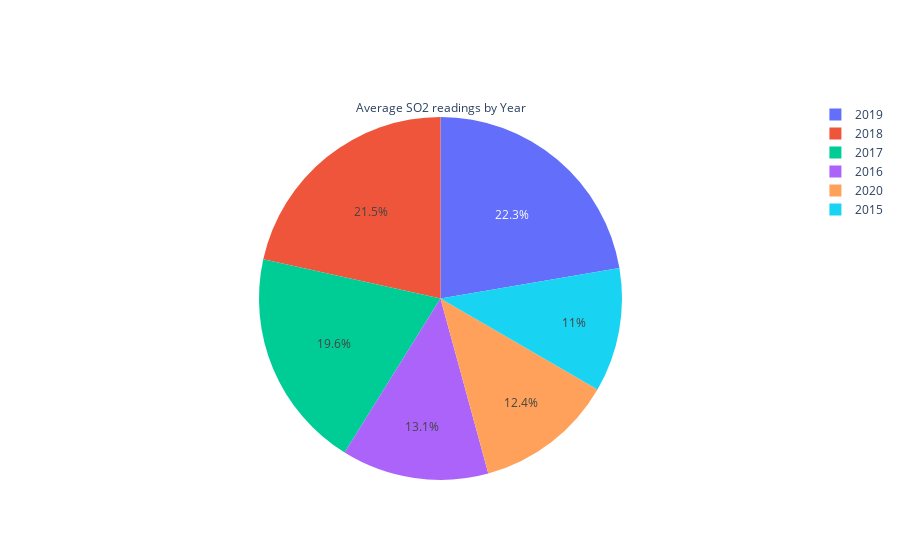

Write notebook code for a chart like this one.
### Code cell
p7=go.Pie(labels=avg['Year'], values=avg['SO2'].round(2),title='Average SO2 readings by Year')
fig=go.Figure(p7)
fig.update_traces(textposition='inside')
fig=fig.update_layout(uniformtext_minsize=12, uniformtext_mode='hide')
fig.show()

### Figure 1 — Plotly figure (JSON) as saved in the notebook; plotly's stock layout.template omitted (floating-point values rounded to 4 significant figures)
{"data": [{"labels": [2015, 2016, 2017, 2018, 2019, 2020], "textposition": "inside", "title": {"text": "Average SO2 readings by Year"}, "type": "pie", "values": [35.79, 42.45, 63.51, 69.8, 72.31, 40.16]}], "layout": {"uniformtext": {"minsize": 12, "mode": "hide"}}}
